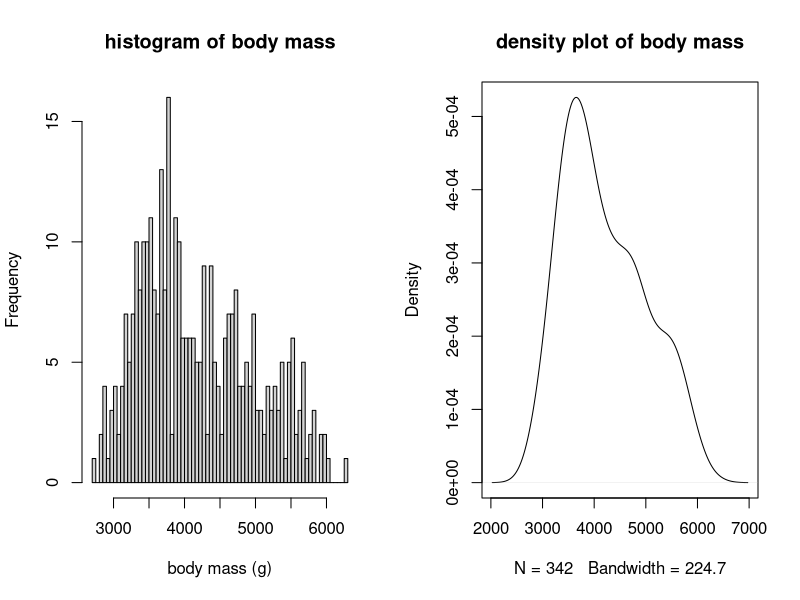
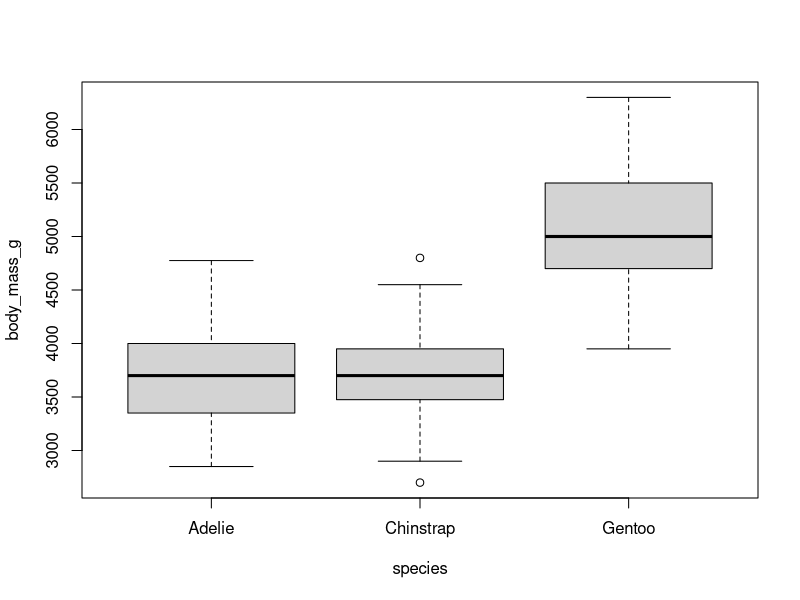
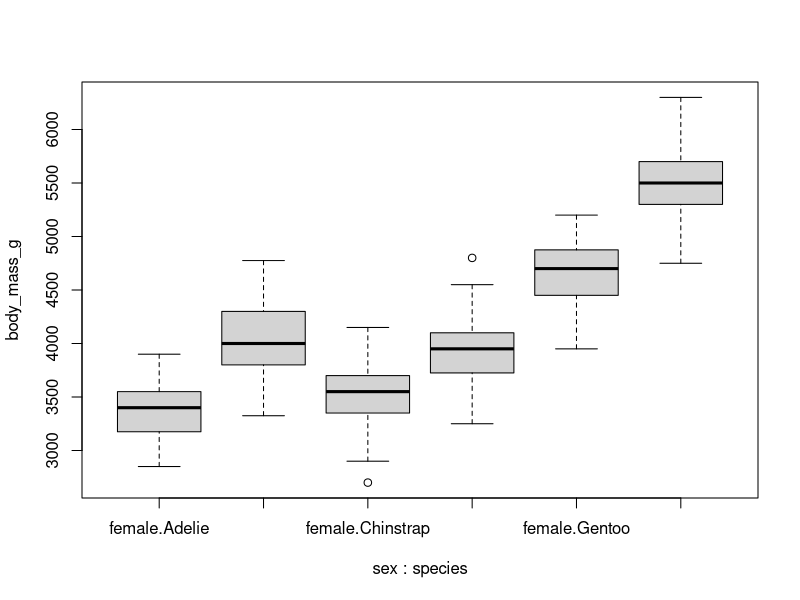

Write R code to recreate these figures, in order.
#Week 10 - Using Models II

#----T-test----
#T-tests are univariate tests that we can use to determine whether we have good evidence that:
#The mean of one sample is different from a fixed value.
#The means of two samples are different from each other.

require(palmerpenguins)
#1-sample t-test on the Gentoo penguin flipper lengths
t.test(subset(penguins, species == "Gentoo")$flipper_length_mm)
#null=there is no difference in Gentoo penguin flipper lengths compared to zero

#equal to 218 mm
t.test(
  x = subset(penguins, species == "Gentoo")$flipper_length_mm,
  mu = 218
)
#null=there is no difference in Gentoo penguin flipper lengths compared to 218 mm

#one-tailed alternative hypothesis: Gentoo penguin flippers are smaller than 218 mm
t.test(
  x = subset(penguins, species == "Gentoo")$flipper_length_mm,
  mu = 218,
  alternative = "less"
)

#compare the flipper lengths of two species
t.test(flipper_length_mm ~ species, data = subset(penguins, species != "Chinstrap"))

#alternative hypothesis that Adelie penguins have shorter than Gentoo penguins
levels(penguins$species) #Adelie base level
t.test(flipper_length_mm ~ species, data = subset(penguins, species != "Chinstrap"), alternative = "less")

#----One-way ANOVA----
#Model 1
#Response variable: body mass
#continuous variable, ratio scale

#Predictor variable: species
#categorical variable, nominal scale

#Perform graphical and numerical data exploration

#explore normality using histograms and density plots
par(mfrow = c(1, 2))
hist(penguins$body_mass_g, breaks = 80, main = "histogram of body mass", xlab = "body mass (g)")
plot(density(penguins$body_mass_g, na.rm = TRUE), main = "density plot of body mass")
dev.off()

#Conditional boxplots are great for categorical variables
boxplot(body_mass_g ~ species, data = penguins)

#test whether within-group data are normally-distributed
#Extract the measurements for each species.
dat_chinstrap = subset(penguins, species == "Chinstrap")

#Calculate the mean body mass for each species.
mean(dat_chinstrap$body_mass_g, na.rm = TRUE)
#shortcut
aggregate(body_mass_g ~ species, data = penguins, FUN = mean)

#Conduct Shapiro tests on each species' body mass.
shapiro.test(dat_chinstrap$body_mass_g)
#Shapiro test null hypothesis: "The data are drawn from a normally-distributed population."
#shortcut
aggregate(body_mass_g ~ species, data = penguins, function (x) shapiro.test(x)$p.value)

#Fit a linear model using lm()
fit_species = lm(body_mass_g ~ species, data = penguins)

#Examine the model coefficient table using summary()
summary(fit_species)
#Model Coefficients table
#The base case is the intercept
#the 'slope' coefficients are the adjustments you need to make to the base case to arrive at the means for the other levels of the factor.
#the p-value in each row of the table is a significance test for whether the coefficient in that row is different from zero.
#p-values do not tell us whether any of the coefficients are significantly different from each other

#Conduct the Analysis of Variance using anova()
anova(fit_species)
#ANOVA table: Predictor variable p-values
#Degrees of freedom represent the number of levels within in a categorical variable (-1)

#sum of squares: how much of the total data variability is explained by each of the predictor variables
#residuals sum of squares contains information about the variation that our model couldn't explain
#total sum of squares (equal to the sum of all the numbers in the Sum sq. column) is a measure of the total variability in the data

#Mean Sq column is the Sum Sq adjusted by the degrees of freedom associated with each predictor variable
#When you have more than one predictor variable, you can think of the Mean Sq column as an estimate of the relative importance of each predictor

#Sum Sq and Mean Sq columns give us information about how much variability the predictor variable is able to explain.
#Sum Sq column tells us about the variability explained by each factor, 
#but the Mean sq column allows us to compare the relative amount of information that each factor explains


#F-statistics as a measure of how much a adding a variable to the model improves the model fit. There will be an F-statistic for each predictor variable.
#null hypothesis is: "The within-group variance is equal to the between-group variance".
#null="Adding predictor x to the model does not improve the model fit."
#Pr(>F) column gives us a rough idea of whether the predictor significantly improves the model's prediction or not
#low p-value here (approximately) means that adding the predictor creates a significantly better model than leaving it out

#----Two-way ANOVA----
#factorial design means that all combinations of categorical variables appear in the data

#conditional boxplot for penguin body mass conditioned on both species and sex
boxplot(body_mass_g ~ sex * species, data = penguins)

fit_both = lm(body_mass_g ~ sex * species, data = penguins)
summary(fit_both)
anova(fit_both)

#----Q1----
#Based on the boxplots, do you think male penguins (of any species) are significantly heavier than female penguins? 
#If the median line of box A lies outside of box B entirely, then there is likely to be a difference between the two groups.
#If both median lines lie within the overlap between two boxes, we will have to take another step to reach a conclusion about their groups.
#Then check the sizes of the boxes and whiskers to have a sense of ranges and variability. Finally, look for outliers if there are any.

#Yes, because all of the medians for males lie outside of the boxes for females (or 50% of the female observations).

#----Q2----
#Do you think adding sex to a model that already includes species will improve the model fit?

#Yes, because if there is a significant difference between male and female body mass, then adding sex as a predictor for body mass could explain more variation in the data.

#----Q3----
fit_both = lm(body_mass_g ~ sex * species, data = penguins)

#----Q4----
#When you fit a model with two categorical predictors, the base case is now a combination of the base level of predictor one and the base level of predictor two
#female Adelie

#----Q5----
#What are the names of the two coefficients (from the first column of the coefficient table) you need to calculate the average mass of female Chinstrap penguins?
#Intercept + speciesChinstrap

#----Q6----
#What is the average mass of female Chinstrap penguins?
3368.84+158.37
